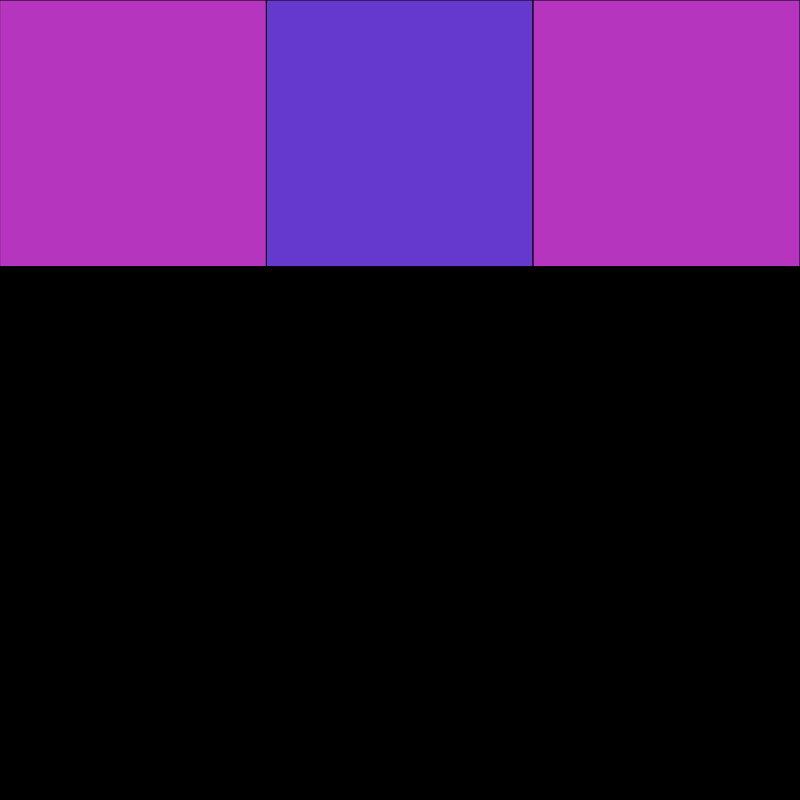
Frame 1 (no input)
Frame 60 (no input): identical to frame 1, image omitted
Frame 120 (the mouse pressed at the canvas centre since frame 60): identical to frame 1, image omitted

The p5.js sketch that drew this single still picture (run headless with seeded random() and noise() and a simulated clock; from frame 60 on, the mouse is pressed at the canvas centre):

// p5.js sketch
// ── sketch.js
const dimension = 800;

var difference = 100;
var sizeT = 10;
var score = 0;
var currColor = [];
var colorVal;

var tiles = [];
var numWidth = 0;
var numHeight = 0;
var pressed=false;

function setup() {
	createCanvas(dimension, dimension);
	init();
}

function draw() {
  if(colorVal>255){
    background(0);
  }
  else{
    background(255);
  }
	tiles.forEach((tile) => tile.show());

	if (mouseIsPressed && !pressed) {
    pressed = true;
		for (var i = 0; i < tiles.length; i++) {
			if (tiles[i].clicked()) {
				i = tiles.length;
				init();
			}
		}
	} else if (!mouseIsPressed) {
		pressed = false;
	}
}

function init() {
	tiles = [];
  var numTiles = 3 + score;
  numHeight = numTiles;
  numWidth = 1;
  while ((abs((numHeight / numWidth) - 1.61803399) > abs(((numHeight - 1) / (numWidth + 1)) - 1.61803399) || numTiles % numWidth == 1) && ceil(numTiles/numWidth) > 1) {
    numWidth++;
    numHeight=ceil(numTiles/numWidth);
  }
  if (numWidth > numHeight) {
    sizeT = dimension / numWidth;
  } else {
    sizeT = dimension / numHeight;
  }
  colorVal=0;
	for (var i = 0; i < 3; i++) {
		currColor[i] = round(random(-.49, 255.49));
    colorVal+=currColor[i];
	}
	for (var i = 0; i < numTiles; i++) {
		tiles[i] = new tile(currColor, i);
	}
	tiles[round(random(-.49, numTiles-.51))].change();
}

// ── tile.js
function tile(rgb,ind) {
  this.index=ind;
	this.rgb = [];
	for (var i = 0; i < rgb.length; i++) {
		this.rgb[i] = rgb[i];
	}
	this.x = ((this.index%numWidth)+.5)*sizeT;
	this.y = (floor(this.index/numWidth)+.5)*sizeT;
	this.different = false;
	this.clicked = function() {
		if (mouseX > this.x - sizeT/2 && mouseX < this.x + sizeT/2 && mouseY > this.y - sizeT/2 && mouseY < this.y + sizeT/2) {
      //console.log("mX: "+ mouseX+" mY: "+mouseY);
			if (this.different==false) {
        var index=-1;
				tiles.forEach((tile, indexT) => {
          tile.showIndex();
					if (tile.different) {
						index=indexT;
					}
          //console.log("ind: "+indexT+" x: "+tile.x+" y: "+tile.y);
				});
        console.log("Wrong choice.  Correct was: " + index+" you chose: "+this.index);
        textAlign(CENTER,CENTER);
        textSize(48*dimension/600);
        if(colorVal>255){
          fill(0);
        }
        else{
          fill(255);
        }
        text("You Lose\nScore: "+str(score),dimension/2,dimension/2);
				noLoop();
			}
			score++;
			difference = ceil(difference * (1/(1+pow(1.01,score-300))));
			return (true);
		} else {
			return (false);
		}
	}
	this.change = function() {
		var arry = [0, 1, 2]
		var tempDiff = difference;
		var tempTempDiff;
		var change;
		var index;
		while (arry.length > 1) {
			tempTempDiff = round(random(-.49, tempDiff + .49));
			tempDiff -= tempTempDiff;
			index = arry.splice(round(random(-.49, arry.length -.51)), 1);
			if (this.rgb[index] + tempTempDiff > 255) {
				change = -1;
			} else if (this.rgb[index] - tempTempDiff < 0) {
				change = 1;
			} else {
				change = random(0, 1) > .5 ? -1 : 1;
			}
			this.rgb[index] += change * tempTempDiff;
		}
    if (this.rgb[0] + tempDiff > 255) {
      change = -1;
    } else if (this.rgb[0] - tempDiff < 0) {
      change = 1;
    } else {
      change = random(0, 1) > .5 ? -1 : 1;
    }
		this.rgb[arry[0]] += change * tempDiff;
    this.different = true;
	}
	this.show = function() {
		rectMode(CENTER);
		fill(this.rgb[0], this.rgb[1], this.rgb[2]);
		rect(this.x, this.y, sizeT, sizeT);
	}
  this.showIndex=function(){
    if(colorVal>255){
      fill(50);
    }
    else{
      fill(200);
    }
    textAlign(CENTER,CENTER);
    textSize(sizeT*.5);
    text(this.index,this.x,this.y)
  }
}
